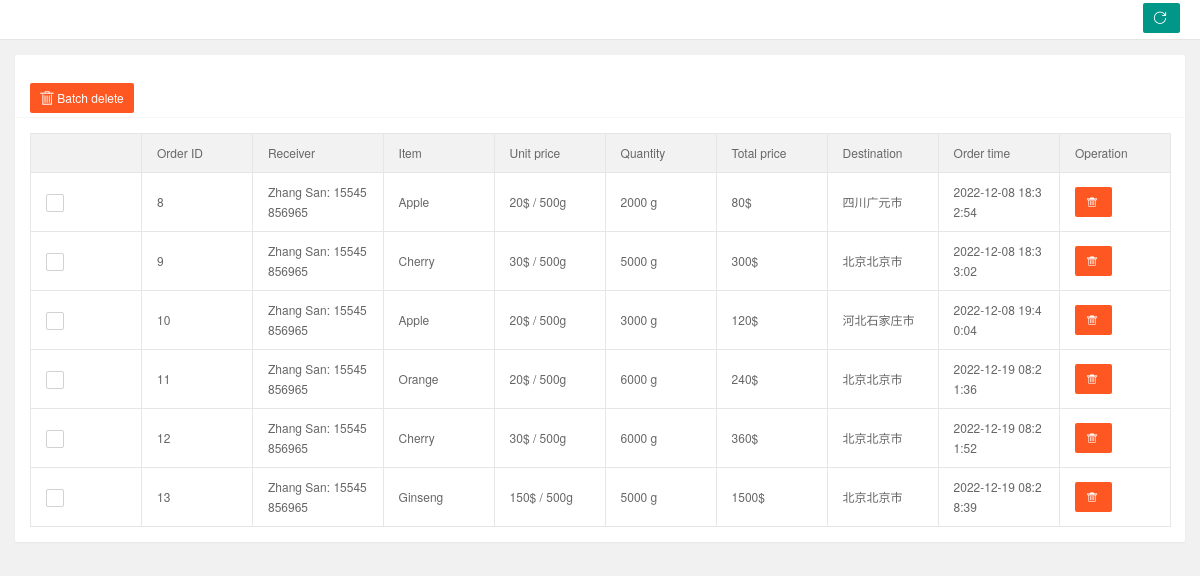
Page /orderAdmin on the committed database.
### app/models.py (models this page shows)
class User(db.Model):
    __tablename__ = 'user'
    id = db.Column(db.Integer, primary_key=True)
    username = db.Column(db.String(50))
    password = db.Column(db.String(50))
    phone = db.Column(db.String(50))
    name = db.Column(db.String(50))
    job = db.Column(db.Boolean())

class Item(db.Model):
    __tablename__ = 'item'
    id = db.Column(db.Integer, primary_key=True)
    item_name = db.Column(db.String(50))
    price = db.Column(db.Float)
    description = db.Column(db.String(500))
    image = db.Column(db.LargeBinary(length=5120))

class Order(db.Model):
    __tablename__ = 'order'
    id = db.Column(db.Integer, primary_key=True)
    user_id = db.Column(db.Integer)
    item_id = db.Column(db.Integer)
    time = db.Column(db.DateTime)
    number = db.Column(db.Integer)
    money = db.Column(db.Float)
    destination = db.Column(db.String(50))

### app/views.py (the view)
@app.route('/orderAdmin', methods=['GET', 'POST'])
def orderAdmin():
    order = db.session.query(Order.id, Order.user_id, Order.item_id, Order.money, Order.destination, Order.number,
                             Order.time, Item.price, Item.item_name, User.name, User.phone)\
        .join(Item, Order.item_id == Item.id).join(User, Order.user_id == User.id).all()
    order_list = []
    for i in order:
        price = i.number * 500
        a = i.time
        day = datetime(a.year, a.month, a.day, a.hour, a.minute, int(a.second))
        order_list.append([i, price, day])
    return render_template('orderAdmin.html', order=order_list)

### app/templates/orderAdmin.html (shortened to what this page needs)
<!DOCTYPE html>
<html lang="en" class="x-admin-sm">
<head>
    <link rel="stylesheet" href="../static/lib/X-admin/css/font.css">
    <link rel="stylesheet" href="../static/lib/X-admin/css/xadmin.css">
</head>
<body>
    <div class="x-nav">
        <a class="layui-btn layui-btn-small" style="line-height:1.6em;margin-top:3px;float:right" onclick="location.reload()" title="刷新">
            <i class="layui-icon layui-icon-refresh" style="line-height:30px"></i>
        </a>
    </div>
    <div class="layui-fluid">
        <div class="layui-row layui-col-space15">
            <div class="layui-col-md12">
                <div class="layui-card">
                    <div class="layui-card-body ">
                    </div>
                    <div class="layui-card-header">
                        <button class="layui-btn layui-btn-danger" onclick="delAll()">
                            <i class="iconfont">&#xe69d;</i>
                            Batch delete
                        </button>
                    </div>
                    <div class="layui-card-body layui-table-body layui-table-main">
                        <table class="layui-table layui-form " id="order-administration">
                            <thead>
                                <tr>
                                    <th></th>
                                    <th>Order ID</th>
                                    <th>Receiver</th>
                                    <th>Item</th>
                                    <th>Unit price</th>
                                    <th>Quantity</th>
                                    <th>Total price</th>
                                    <th>Destination</th>
                                    <th>Order time</th>
                                    <th>Operation</th>
                                </tr>
                            </thead>
                            <tbody>
                            {% for i in order %}
                                <tr id="{{ i[0].id }}">
                                    <td>
                                    </td>
                                    <td>{{ i[0].id }}</td>
                                    <td>{{ i[0].name }}: {{ i[0].phone }}</td>
                                    <td>{{ i[0].item_name }}</td>
                                    <td>{{ i[0].price }}$ / 500g</td>
                                    <td>{{ i[1] }} g</td>
                                    <td>{{ i[0].money }}$</td>
                                    <td>{{ i[0].destination }}</td>
                                    <td>{{ i[2] }}</td>
                                    <td class="td-manage">
                                        <a title="删除" class="layui-btn layui-btn-danger" onclick="member_del(this, {{ i[0].id }})" href="javascript:;" >
                                            <i class="layui-icon layui-font-red">&#xe640;</i>
                                        </a>
                                    </td>
                                </tr>
                            {% endfor %}
                            </tbody>
                        </table>
                    </div>
                </div>
            </div>
        </div>
    </div>
</body>
</html>

### rows in the picture
User: name "Zhang San" "Zhang San" "Zhang San" "Zhang San" "Zhang San" "Zhang San", phone "15545856965" "15545856965" "15545856965" "15545856965" "15545856965" "15545856965"
Item: item_name "Apple" "Apple"
Order: destination "四川广元市"
Item: item_name "Cherry" "Cherry"
Order: money "300", destination "北京北京市"
Order: destination "河北石家庄市"
Item: item_name "Orange"
Order: destination "北京北京市"
Order: money "360", destination "北京北京市"
Item: item_name "Ginseng"
Order: money "1500", destination "北京北京市"

### other values in the picture
{{ i[0].id }} "8" "9" "10" "11" "12" "13"
{{ i[0].price }} "20" "30" "20" "20" "30" "150"
{{ i[1] }} "2000" "5000" "3000" "6000" "6000" "5000"
{{ i[0].money }} "80" "120" "240"
{{ i[2] }} "2022-12-08 18:32:54" "2022-12-08 18:33:02" "2022-12-08 19:40:04" "2022-12-19 08:21:36" "2022-12-19 08:21:52" "2022-12-19 08:28:39"
